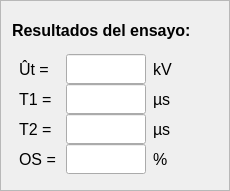
     <widget class="QFrame" name="row2_3">
      <property name="minimumSize">
       <size>
        <width>230</width>
        <height>191</height>
       </size>
      </property>
      <property name="maximumSize">
       <size>
        <width>230</width>
        <height>191</height>
       </size>
      </property>
      <property name="styleSheet">
       <string notr="true">background-color: rgb(247, 242, 222);

QLineEdit:{
					background-color: rgb(255, 225, 225);}</string>
      </property>
      <property name="frameShape">
       <enum>QFrame::Shape::StyledPanel</enum>
      </property>
      <property name="frameShadow">
       <enum>QFrame::Shadow::Raised</enum>
      </property>
      <layout class="QGridLayout" name="gridLayout_18">
       <item row="1" column="0">
        <layout class="QGridLayout" name="gridLayout_10">
         <property name="spacing">
          <number>0</number>
         </property>
         <item row="0" column="0">
          <widget class="QLabel" name="v_etiqueta">
           <property name="enabled">
            <bool>true</bool>
           </property>
           <property name="minimumSize">
            <size>
             <width>40</width>
             <height>30</height>
            </size>
           </property>
           <property name="maximumSize">
            <size>
             <width>40</width>
             <height>30</height>
            </size>
           </property>
           <property name="font">
            <font>
             <family>Segoe UI</family>
             <pointsize>12</pointsize>
            </font>
           </property>
           <property name="text">
            <string>Ût =</string>
           </property>
          </widget>
         </item>
         <item row="0" column="1">
          <widget class="QLineEdit" name="v_valor">
           <property name="minimumSize">
            <size>
             <width>80</width>
             <height>30</height>
            </size>
           </property>
           <property name="maximumSize">
            <size>
             <width>80</width>
             <height>30</height>
            </size>
           </property>
           <property name="font">
            <font>
             <family>Segoe UI</family>
             <pointsize>12</pointsize>
            </font>
           </property>
           <property name="styleSheet">
            <string notr="true"/>
           </property>
           <property name="readOnly">
            <bool>true</bool>
           </property>
          </widget>
         </item>
         <item row="0" column="2">
          <widget class="QLabel" name="v_unidad">
           <property name="minimumSize">
            <size>
             <width>30</width>
             <height>30</height>
            </size>
           </property>
           <property name="maximumSize">
            <size>
             <width>30</width>
             <height>30</height>
            </size>
           </property>
           <property name="font">
            <font>
             <family>Segoe UI</family>
             <pointsize>12</pointsize>
            </font>
           </property>
           <property name="text">
            <string>kV</string>
           </property>
           <property name="alignment">
            <set>Qt::AlignmentFlag::AlignLeading|Qt::AlignmentFlag::AlignLeft|Qt::AlignmentFlag::AlignVCenter</set>
           </property>
          </widget>
         </item>
         <item row="1" column="0">
          <widget class="QLabel" name="t1_etiqueta">
           <property name="minimumSize">
            <size>
             <width>40</width>
             <height>30</height>
            </size>
           </property>
           <property name="maximumSize">
            <size>
             <width>40</width>
             <height>30</height>
            </size>
           </property>
           <property name="font">
            <font>
             <family>Segoe UI</family>
             <pointsize>12</pointsize>
            </font>
           </property>
           <property name="text">
            <string>T1 =</string>
           </property>
          </widget>
         </item>
         <item row="1" column="1">
          <widget class="QLineEdit" name="t1_valor">
           <property name="minimumSize">
            <size>
             <width>80</width>
             <height>30</height>
            </size>
           </property>
           <property name="maximumSize">
            <size>
             <width>80</width>
             <height>30</height>
            </size>
           </property>
           <property name="font">
            <font>
             <family>Segoe UI</family>
             <pointsize>12</pointsize>
            </font>
           </property>
           <property name="styleSheet">
            <string notr="true"/>
           </property>
           <property name="readOnly">
            <bool>true</bool>
           </property>
          </widget>
         </item>
         <item row="1" column="2">
          <widget class="QLabel" name="t1_unidad">
           <property name="minimumSize">
            <size>
             <width>30</width>
             <height>30</height>
            </size>
           </property>
           <property name="maximumSize">
            <size>
             <width>30</width>
             <height>30</height>
            </size>
           </property>
           <property name="font">
            <font>
             <family>Segoe UI</family>
             <pointsize>12</pointsize>
            </font>
           </property>
           <property name="text">
            <string>µs</string>
           </property>
           <property name="alignment">
            <set>Qt::AlignmentFlag::AlignLeading|Qt::AlignmentFlag::AlignLeft|Qt::AlignmentFlag::AlignVCenter</set>
           </property>
          </widget>
         </item>
         <item row="2" column="0">
          <widget class="QLabel" name="t2_etiqueta">
           <property name="minimumSize">
            <size>
             <width>40</width>
             <height>30</height>
            </size>
           </property>
           <property name="maximumSize">
            <size>
             <width>40</width>
             <height>30</height>
            </size>
           </property>
           <property name="font">
            <font>
             <family>Segoe UI</family>
             <pointsize>12</pointsize>
            </font>
           </property>
           <property name="text">
            <string>T2 =</string>
           </property>
          </widget>
         </item>
         <item row="2" column="1">
          <widget class="QLineEdit" name="t2_valor">
           <property name="minimumSize">
            <size>
             <width>80</width>
             <height>30</height>
            </size>
           </property>
           <property name="maximumSize">
            <size>
             <width>80</width>
             <height>30</height>
            </size>
           </property>
           <property name="font">
            <font>
             <family>Segoe UI</family>
             <pointsize>12</pointsize>
            </font>
           </property>
           <property name="styleSheet">
            <string notr="true"/>
           </property>
           <property name="readOnly">
            <bool>true</bool>
           </property>
          </widget>
         </item>
         <item row="2" column="2">
          <widget class="QLabel" name="t2_unidad">
           <property name="minimumSize">
            <size>
             <width>30</width>
             <height>30</height>
            </size>
           </property>
           <property name="maximumSize">
            <size>
             <width>30</width>
             <height>30</height>
            </size>
           </property>
           <property name="font">
            <font>
             <family>Segoe UI</family>
             <pointsize>12</pointsize>
            </font>
           </property>
           <property name="text">
            <string>µs</string>
           </property>
           <property name="alignment">
            <set>Qt::AlignmentFlag::AlignLeading|Qt::AlignmentFlag::AlignLeft|Qt::AlignmentFlag::AlignVCenter</set>
           </property>
          </widget>
         </item>
         <item row="3" column="0">
          <widget class="QLabel" name="os_etiqueta">
           <property name="minimumSize">
            <size>
             <width>40</width>
             <height>30</height>
            </size>
           </property>
           <property name="maximumSize">
            <size>
             <width>40</width>
             <height>30</height>
            </size>
           </property>
           <property name="font">
            <font>
             <family>Segoe UI</family>
             <pointsize>12</pointsize>
            </font>
           </property>
           <property name="text">
            <string>OS =</string>
           </property>
          </widget>
         </item>
         <item row="3" column="1">
          <widget class="QLineEdit" name="os_valor">
           <property name="minimumSize">
            <size>
             <width>80</width>
             <height>30</height>
            </size>
           </property>
           <property name="maximumSize">
            <size>
             <width>80</width>
             <height>30</height>
            </size>
           </property>
           <property name="font">
            <font>
             <family>Segoe UI</family>
             <pointsize>12</pointsize>
            </font>
           </property>
           <property name="styleSheet">
            <string notr="true"/>
           </property>
           <property name="readOnly">
            <bool>true</bool>
           </property>
          </widget>
         </item>
         <item row="3" column="2">
          <widget class="QLabel" name="os_unidad">
           <property name="minimumSize">
            <size>
             <width>30</width>
             <height>30</height>
            </size>
           </property>
           <property name="maximumSize">
            <size>
             <width>30</width>
             <height>30</height>
            </size>
           </property>
           <property name="font">
            <font>
             <family>Segoe UI</family>
             <pointsize>12</pointsize>
            </font>
           </property>
           <property name="text">
            <string>%</string>
           </property>
           <property name="alignment">
            <set>Qt::AlignmentFlag::AlignLeading|Qt::AlignmentFlag::AlignLeft|Qt::AlignmentFlag::AlignVCenter</set>
           </property>
          </widget>
         </item>
        </layout>
       </item>
       <item row="0" column="0">
        <widget class="QLabel" name="resultados_del_ensayo">
         <property name="minimumSize">
          <size>
           <width>180</width>
           <height>30</height>
          </size>
         </property>
         <property name="maximumSize">
          <size>
           <width>180</width>
           <height>30</height>
          </size>
         </property>
         <property name="font">
          <font>
           <family>Segoe UI</family>
           <pointsize>12</pointsize>
           <bold>true</bold>
          </font>
         </property>
         <property name="text">
          <string>Resultados del ensayo:</string>
         </property>
        </widget>
       </item>
       <item row="1" column="1">
        <spacer name="horizontalSpacer_6">
         <property name="orientation">
          <enum>Qt::Orientation::Horizontal</enum>
         </property>
         <property name="sizeHint" stdset="0">
          <size>
           <width>40</width>
           <height>20</height>
          </size>
         </property>
        </spacer>
       </item>
      </layout>
     </widget>
